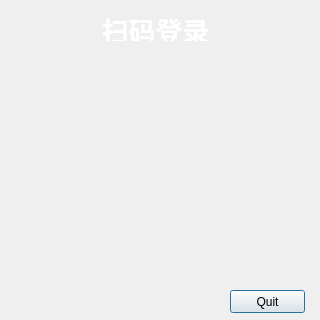
<?xml version="1.0" encoding="UTF-8"?>
<ui version="4.0">
 <class>showQRcode</class>
 <widget class="QDialog" name="showQRcode">
  <property name="enabled">
   <bool>true</bool>
  </property>
  <property name="geometry">
   <rect>
    <x>0</x>
    <y>0</y>
    <width>320</width>
    <height>320</height>
   </rect>
  </property>
  <property name="minimumSize">
   <size>
    <width>320</width>
    <height>320</height>
   </size>
  </property>
  <property name="maximumSize">
   <size>
    <width>320</width>
    <height>320</height>
   </size>
  </property>
  <property name="palette">
   <palette>
    <active/>
    <inactive/>
    <disabled/>
   </palette>
  </property>
  <property name="windowTitle">
   <string>Dialog</string>
  </property>
  <property name="autoFillBackground">
   <bool>false</bool>
  </property>
  <property name="styleSheet">
   <string notr="true">#showQRcode { 
	border-image: url(:/background_1.jpg);
	border-image: url(:/background_1.jpg); 
} 
#showQRcode * { 
border-image:url(); 
}</string>
  </property>
  <property name="sizeGripEnabled">
   <bool>false</bool>
  </property>
  <widget class="QPushButton" name="quitButton">
   <property name="enabled">
    <bool>true</bool>
   </property>
   <property name="geometry">
    <rect>
     <x>230</x>
     <y>290</y>
     <width>75</width>
     <height>23</height>
    </rect>
   </property>
   <property name="palette">
    <palette>
     <active/>
     <inactive/>
     <disabled/>
    </palette>
   </property>
   <property name="text">
    <string>Quit</string>
   </property>
   <property name="autoDefault">
    <bool>true</bool>
   </property>
  </widget>
  <widget class="QLabel" name="label">
   <property name="geometry">
    <rect>
     <x>90</x>
     <y>10</y>
     <width>131</width>
     <height>31</height>
    </rect>
   </property>
   <property name="palette">
    <palette>
     <active>
      <colorrole role="Button">
       <brush brushstyle="SolidPattern">
        <color alpha="0">
         <red>0</red>
         <green>0</green>
         <blue>0</blue>
        </color>
       </brush>
      </colorrole>
      <colorrole role="Base">
       <brush brushstyle="SolidPattern">
        <color alpha="0">
         <red>0</red>
         <green>0</green>
         <blue>0</blue>
        </color>
       </brush>
      </colorrole>
      <colorrole role="Window">
       <brush brushstyle="SolidPattern">
        <color alpha="0">
         <red>0</red>
         <green>0</green>
         <blue>0</blue>
        </color>
       </brush>
      </colorrole>
     </active>
     <inactive>
      <colorrole role="Button">
       <brush brushstyle="SolidPattern">
        <color alpha="0">
         <red>0</red>
         <green>0</green>
         <blue>0</blue>
        </color>
       </brush>
      </colorrole>
      <colorrole role="Base">
       <brush brushstyle="SolidPattern">
        <color alpha="0">
         <red>0</red>
         <green>0</green>
         <blue>0</blue>
        </color>
       </brush>
      </colorrole>
      <colorrole role="Window">
       <brush brushstyle="SolidPattern">
        <color alpha="0">
         <red>0</red>
         <green>0</green>
         <blue>0</blue>
        </color>
       </brush>
      </colorrole>
     </inactive>
     <disabled>
      <colorrole role="Button">
       <brush brushstyle="SolidPattern">
        <color alpha="0">
         <red>0</red>
         <green>0</green>
         <blue>0</blue>
        </color>
       </brush>
      </colorrole>
      <colorrole role="Base">
       <brush brushstyle="SolidPattern">
        <color alpha="0">
         <red>0</red>
         <green>0</green>
         <blue>0</blue>
        </color>
       </brush>
      </colorrole>
      <colorrole role="Window">
       <brush brushstyle="SolidPattern">
        <color alpha="0">
         <red>0</red>
         <green>0</green>
         <blue>0</blue>
        </color>
       </brush>
      </colorrole>
     </disabled>
    </palette>
   </property>
   <property name="font">
    <font>
     <family>楷体</family>
     <pointsize>16</pointsize>
    </font>
   </property>
   <property name="contextMenuPolicy">
    <enum>Qt::NoContextMenu</enum>
   </property>
   <property name="autoFillBackground">
    <bool>false</bool>
   </property>
   <property name="styleSheet">
    <string notr="true">background: transparent;</string>
   </property>
   <property name="text">
    <string>&lt;html&gt;&lt;head/&gt;&lt;body&gt;&lt;p align=&quot;center&quot;&gt;&lt;span style=&quot; font-size:20pt; font-weight:600; color:#ffffff;&quot;&gt;扫码登录&lt;/span&gt;&lt;/p&gt;&lt;/body&gt;&lt;/html&gt;</string>
   </property>
  </widget>
 </widget>
 <resources>
  <include location="pictures.qrc"/>
 </resources>
 <connections>
  <connection>
   <sender>quitButton</sender>
   <signal>clicked()</signal>
   <receiver>showQRcode</receiver>
   <slot>close()</slot>
   <hints>
    <hint type="sourcelabel">
     <x>259</x>
     <y>304</y>
    </hint>
    <hint type="destinationlabel">
     <x>218</x>
     <y>299</y>
    </hint>
   </hints>
  </connection>
 </connections>
</ui>
